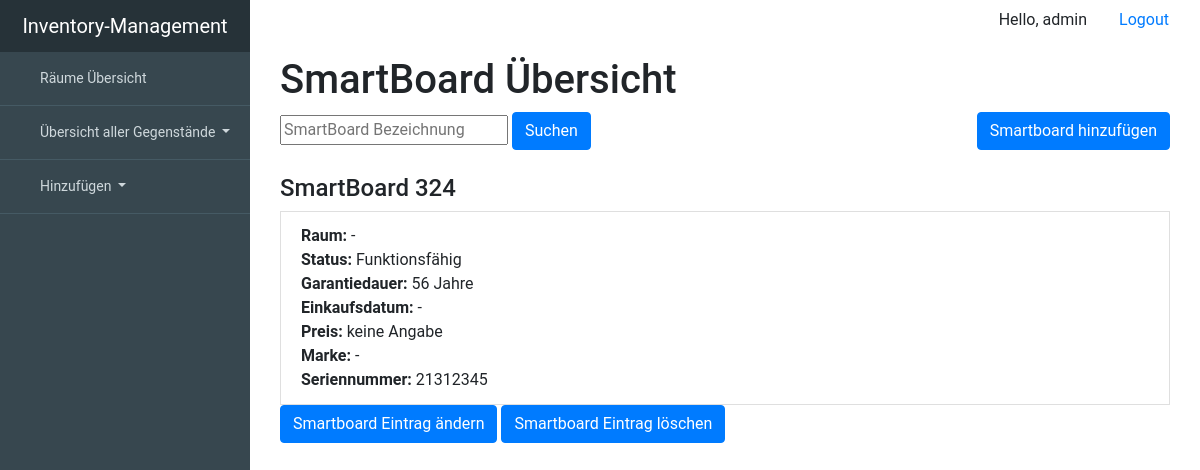
Page /smartboard/all (signed in) on the committed database.
### inventory_managementsentials/models.py (models this page shows, shortened)
class Device(models.Model):
    room = models.ForeignKey('Room', null=True, blank=True, on_delete=models.SET_NULL)
    description = models.CharField(max_length=99, unique=True, primary_key=True)
    working = 'working'
    broken = 'broken'
    status_choice = [(working, "working"), (broken, "broken")]
    status = models.CharField(choices=status_choice, max_length=7, blank=True, null=True)
    serialnumber = models.CharField(max_length=99, blank=True, null=True)
    warranty_period = models.IntegerField(blank=True, null=True)
    date_of_purchase = models.DateTimeField(blank=True, null=True)
    price = models.IntegerField(blank=True, null=True)
    brand = models.ForeignKey(Brand, on_delete=models.SET_NULL, blank=True, null=True)
    class Meta:
        abstract = True

class SmartBoard(Device):
    class Meta:
        verbose_name = "SmartBoard"
        verbose_name_plural = "SmartsBoards"

### inventory_managementsentials/views.py (the view)
# urls.py: url(r'^smartboard/all$', views.SmartBoardView.as_view(), name='SmartBoardView'),
class SmartBoardView(LoginRequiredMixin, generic.ListView):
    login_url = 'inventory_managementsentials:login'
    template_name = 'inventory_managementsentials/all/all_smartboard.html'
    context_object_name = 'smartboard_list'
    def get_queryset(self):
        filter_description = self.request.GET.get('smartboard_description', None)
        if filter_description is not None:
            return SmartBoard.objects.filter(description__icontains=filter_description)
        else:
            return SmartBoard.objects.order_by('description')

### inventory_managementsentials/templates/inventory_managementsentials/all/all_smartboard.html (shortened to what this page needs)
{% extends "inventory_managementsentials/base.html" %}
{% block content %}
    <div class="container">
        <header>
            <div class="editor-indent">
                <div class="inner">
                    <h1>SmartBoard Übersicht </h1>
                </div>
            </div>
        </header>
        <form method="GET" action="/smartboard/all">
                <input type="text" name="smartboard_description" placeholder="SmartBoard Bezeichnung">
                <button type="submit" class="btn btn-primary">Suchen</button>
            <a href='/add/smartboard/' class="btn btn-primary"style="float:right">Smartboard hinzufügen</a>
            </form>
        <div class="whatever_else_you_need">
            {% if smartboard_list %}
                {% for smartboard in smartboard_list %}
                    <div class="list-group">
                        <br>
                        <h4 class="list-group-itemlist-group-item-action active">SmartBoard {{ smartboard.description }}</h4>
                        <a class="list-group-item list-group-item-action">
                            <strong>Raum: </strong>{{ smartboard.room|default_if_none:'-' }}<br>
                            <strong>Status:</strong>
                        {% if smartboard.status == 'working' %}
                            Funktionsfähig
                        {% elif smartboard.status == 'broken' %}
                            <strong>Defekt</strong>
                        {% else %}
                            -
                        {% endif %}<br>
                            <strong>Garantiedauer:</strong>
                        {% if smartboard.warranty_period %}
                            {{ smartboard.warranty_period }} Jahre
                        {% else %}
                            -
                        {% endif %}
                        <br>
                            <strong>Einkaufsdatum:</strong> {{ smartboard.date_of_purchase|default_if_none:'-' }}<br>
                            <strong>Preis:</strong>
                        {% if smartboard.price %}
                            {{ smartboard.price}}€
                        {% else %}
                            keine Angabe
                        {% endif %}
                        <br>
                            <strong>Marke:</strong> {{ smartboard.brand|default_if_none:'-'}}<br>
                            <strong>Seriennummer: </strong> {{ smartboard.serialnumber|default_if_none:'-'}}<br>
                        </a>
                    <div>
                            <a href='/update/smartboard/{{ smartboard.description }}' class="btn btn-primary">Smartboard Eintrag ändern</a>
                            <a href='/delete/smartboard/{{ smartboard.description }}' class="btn btn-primary">Smartboard Eintrag löschen</a>
                        </div>
                    </div>
                {% endfor %}
            {% else %}
                <p>Keine SmartBoard vorhanden.</p>
            {% endif %}
        </div>
    </div>
{% endblock %}

### inventory_managementsentials/templates/inventory_managementsentials/base.html (shortened to what this page needs)
{% load static %}
<!DOCTYPE html>
<html lang="de">
<head>
    <link rel="stylesheet"
          href="https://stackpath.bootstrapcdn.com/bootstrap/4.4.1/css/bootstrap.min.css"
>
</head>
<body>
<div id="viewport">
  <div id="sidebar">
    <header>
      <a href="#">Inventory-Management</a>
    </header>
    <ul class="nav flex-column">
      <li class="nav-item">
        <a class="nav-link" href="{% url 'inventory_managementsentials:RoomView' %}">
           Räume Übersicht
        </a>
      </li>
        <li class="nav-item dropdown">
      <a class="nav-link dropdown-toggle" href="#" id="navbardrop" data-toggle="dropdown">
          Übersicht aller Gegenstände
      </a>
    </li>
        <li class="nav-item dropdown">
      <a class="nav-link dropdown-toggle" href="#" id="navbardrop" data-toggle="dropdown">
          Hinzufügen
      </a>
    </li>
    </ul>
  </div>
      <div class="container" >
        <ul class="nav justify-content-end">
            <li class="nav-item">
                <p class="nav-link">Hello, {{ request.user }}</p>
            </li>
          <li class="nav-item">
            <a class="nav-link" href="{% url 'inventory_managementsentials:logout' %}">Logout</a>
          </li>
        </ul>
      </div>
<div id="content">
    <div class="container-fluid">
      {% block content %}
      {% endblock content %}
    </div>
  </div>
</div>
</body>
</html>

### inventory_managementsentials/templates/inventory_managementsentials/base.html (style rules this page uses)
body { overflow-x: hidden; font-family: 'Roboto', sans-serif; font-size: 16px; }
#viewport { padding-left: 250px; -webkit-transition: all 0.5s ease; -moz-transition: all 0.5s ease; -o-transition: all 0.5s ease; transition: all 0.5s ease; }
#content { width: 100%; position: relative; margin-right: 0; }
#sidebar { z-index: 1000; position: fixed; left: 250px; width: 250px; height: 100%; margin-left: -250px; overflow-y: auto; background: #37474F; -webkit-transition: all 0.5s ease; -moz-transition: all 0.5s ease; -o-transition: all 0.5s ease; transition: all 0.5s ease; }
#sidebar header { background-color: #263238; font-size: 20px; line-height: 52px; text-align: center; }
#sidebar header a { color: #fff; display: block; text-decoration: none; }
#sidebar .nav a { background: none; border-bottom: 1px solid #455A64; color: #CFD8DC; font-size: 14px; padding: 16px 24px; }

### rows in the picture
SmartBoard: description "324", room "-", status "Funktionsfähig", warranty_period "56", date_of_purchase "-", shows "keine Angabe", brand "-", serialnumber "21312345"

### other values in the picture
{{ request.user }} "admin"
